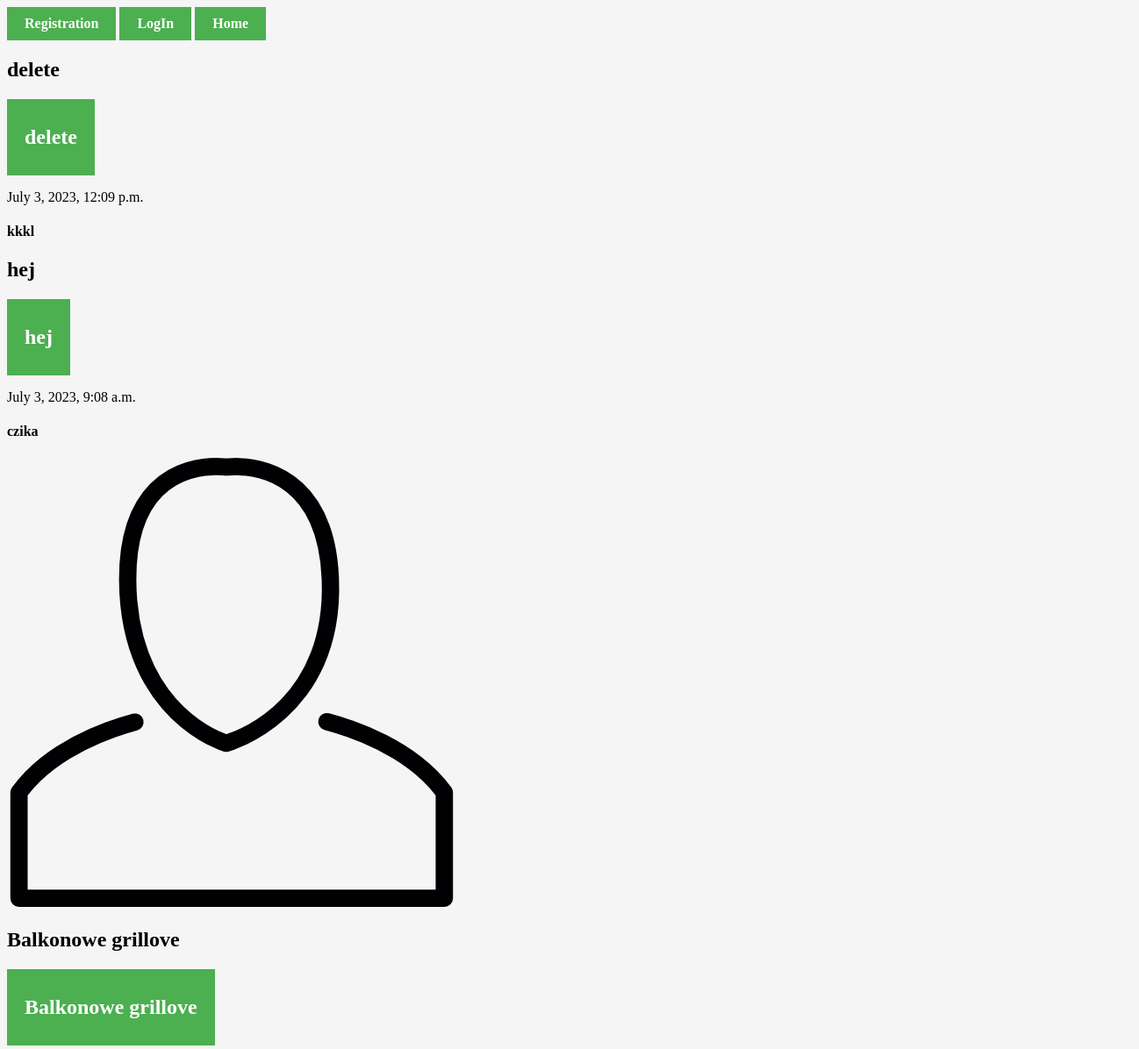
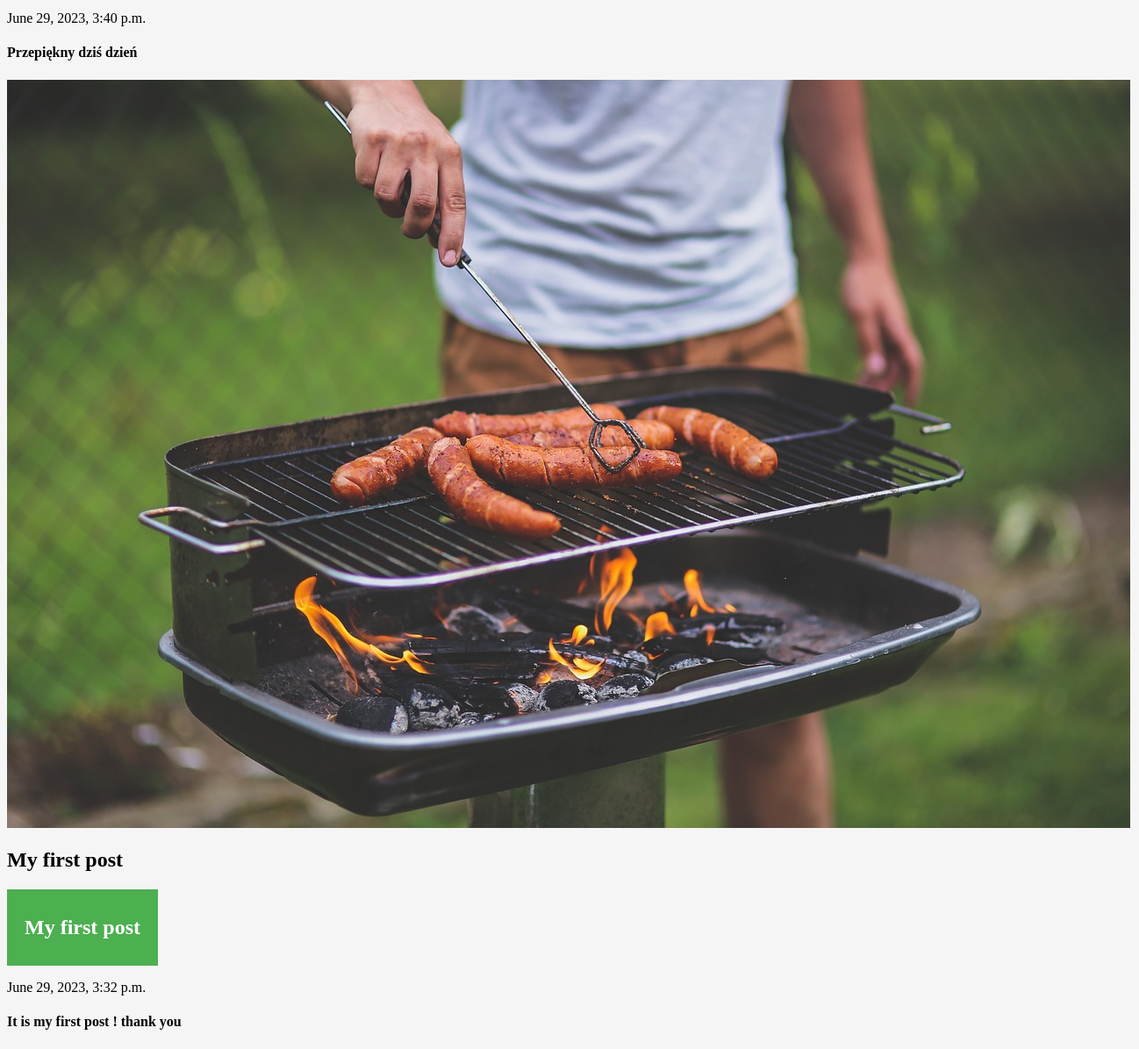
/posts/, run on the app's committed database (2 pictures, top to bottom).
### Registration/models.py (models this page shows, shortened)
class Posts(models.Model):
    title = models.CharField(max_length=200)
    dec = models.TextField(blank=True)
    createDate = models.DateTimeField(auto_now_add=True) # automatically filled by Django during creation
    published = models.BooleanField()
    image = models.ImageField(upload_to='images/',blank=True)
    user = models.ForeignKey(User, on_delete=models.CASCADE) # Creating many to many relationship with User model
    topics = [
        ('', 'Wybierz temat'),
        ('sold', 'Sprzedam'),
        ('buy', 'Kupię'),
        ('rent', 'Wypożyczę'),
        ('look', 'Szukam'),
        ('else', 'Inne'),
    ]
    topic = models.CharField(max_length=4, choices=topics, default='')

### Registration/views.py (the view)
# urls.py: path('posts/', views.posts, name='posts'),
def posts(request):
    usersPosts = Posts.objects.all().order_by('-createDate')
    return render(request, 'posts.html', {'posts':usersPosts})

### Registration/TEMPLATES/posts.html
{% extends 'base.html' %}
{% block content %}
{% for post in posts%}
    <h2>{{post.title}}</h2>
    <a href="{% url 'detailPost' post.id %}"><h2>{{post.title}}</h2></a>
    <p>{{post.createDate}}</p>
    <h4>{{post.dec}}</h4>
    {% if post.image %}
        <img src="{{post.image.url}}" alt="photo">
    {% endif %}
{% endfor %}
{% endblock content %}

### MainUser/static/MainUser/css/base.css (style rules this page uses)
a { font-weight: bold; }
a:link, a:visited { background-color: #4CAF50; color: white; padding: 10px 20px; text-align: center; text-decoration: none; display: inline-block; }
body { background-color: whitesmoke; }

### data on the page
Posts: title "delete", createDate "July 3, 2023, 12:09 p.m.", dec "kkkl"
Posts: title "hej", createDate "July 3, 2023, 9:08 a.m.", dec "czika", image (placeholder picture)
Posts: title "Balkonowe grillove", createDate "June 29, 2023, 3:40 p.m.", dec "Przepiękny dziś dzień", image (picture)
Posts: title "My first post", createDate "June 29, 2023, 3:32 p.m.", dec "It is my first post ! thank you"
